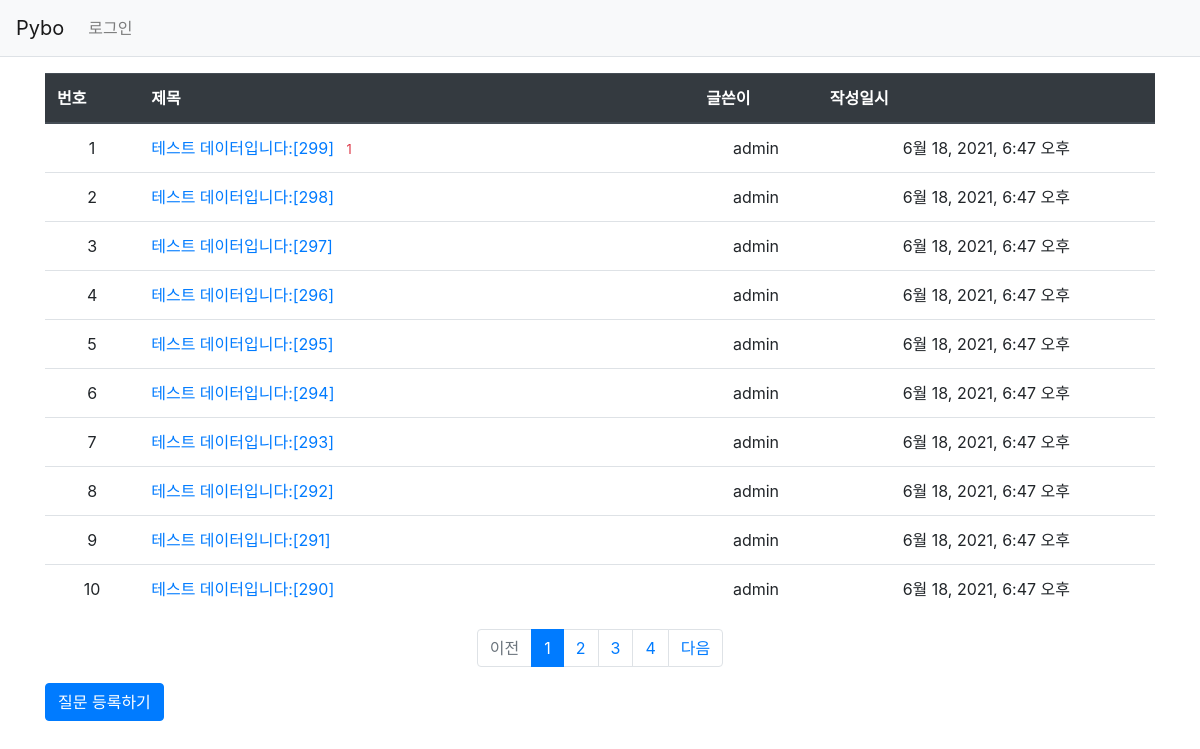
Before: / with the older database file.
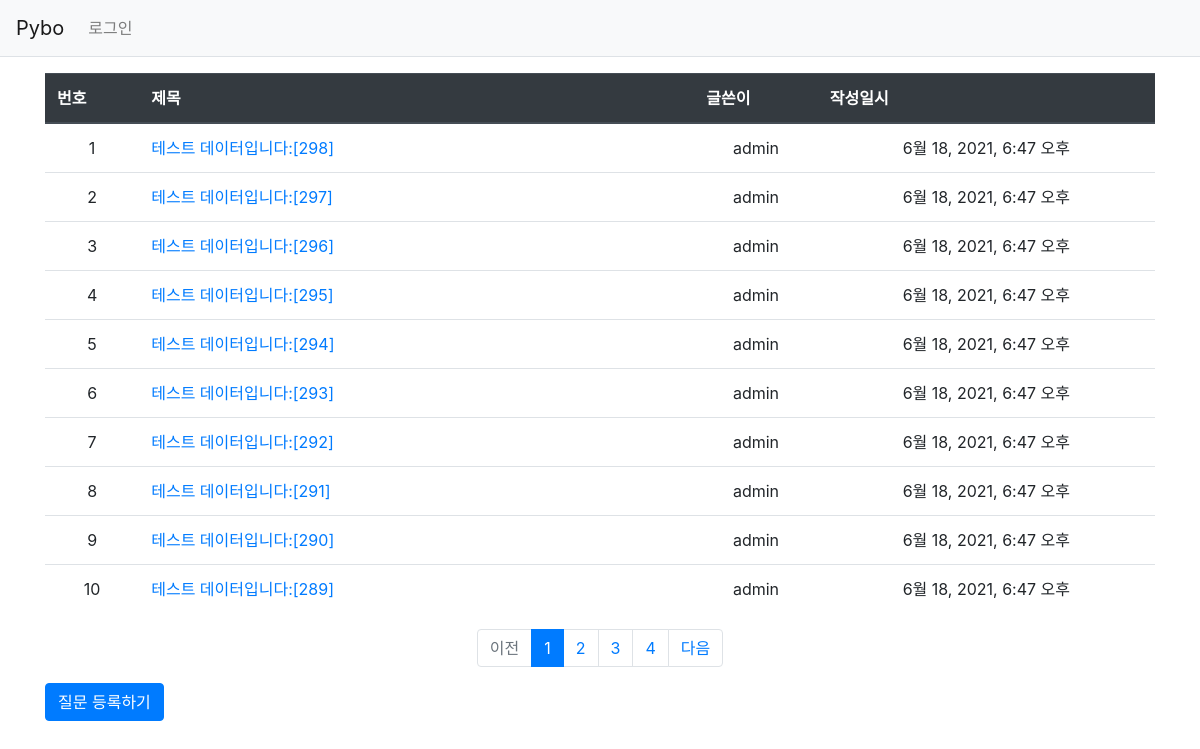
After: the same page with the newer database file.
### pybo/models.py (models this page shows, shortened)
class Question(models.Model):
    author = models.ForeignKey(User, on_delete=models.CASCADE)
    subject = models.CharField(max_length = 200)
    modify_date = models.DateTimeField(null=True, blank=True)
    content = models.TextField()
    create_date = models.DateTimeField()

### pybo/views.py (the view)
# urls.py: path('', views.index, name='index'),
def index(request):
    page = request.GET.get('page', '1')
    question_list = Question.objects.order_by('-create_date')
    paginator = Paginator(question_list, 10)
    page_obj = paginator.get_page(page)
    context = {'question_list': page_obj}
    return render(request, 'pybo/question_list.html', context)

### templates/pybo/question_list.html
{% extends 'base.html' %}
{% block content %}
<div class="container my-3">
    <table class="table">
        <thead>
        <tr class="thead-dark">
            <th>번호</th>
            <th style="width:50%">제목</th>
            <th>글쓴이</th>
            <th>작성일시</th>
        </tr>
        </thead>
        <tbody>
        {% if question_list %}
        {% for question in question_list %}
        <tr class="text-center">
            <td>{{forloop.counter}}</td>
            <td class="text-left">
                <a href="{% url 'pybo:detail' question.id %}">
                    {{question.subject}}
                    {% if question.answer_set.count > 0 %}
                    <span class="text-danger small ml-2">
                        {{ question.answer_set.count }}
                    </span>
                    {% endif %}
                </a>
            </td>
            <td>{{question.author.username}}</td>
            <td>{{question.create_date}}</td>
        </tr>
        {% endfor %}
        {% else %}
        <tr>
            <td colspan="3">질문이 없습니다.</td>
        </tr>
        {% endif %}
        </tbody>
    </table>
    <ul class="pagination justify-content-center">
        {% if question_list.has_previous %}
        <li class="page-item">
            <a class="page-link" href="?page={{question_list.previous_page_number}}">이전</a>
        </li>
        {% else %}
        <li class="page-item disabled">
            <a class="page-link" tabindex="-1" aria-disabled="true" href="#">이전</a>
        </li>
        {% endif %}
        {% for page_number in question_list.paginator.page_range %}
        {% if page_number >= question_list.number|add:-3 and page_number <= question_list.number|add:3 %}
            {% if page_number == question_list.number %}
            <li class="page-item active" aria-current="page">
                <a class="page-link" href="?page={{ page_number }}">
                    {{ page_number }}
                </a>
            </li>
            {% else %}
            <li class="page-item">
                <a class="page-link" href="?page={{page_number}}">
                    {{ page_number }}
                </a>
            </li>
            {% endif %}
        {% endif %}
        {% endfor %}
        {% if question_list.has_next %}
        <li class="page-item">
            <a class="page-link" href="?page={{ question_list.next_page_number }}">다음</a>
        </li>
        {% else %}
        <li class="page-item disabled">
            <a class="page-link" tabindex="-1" aria-disabled="true" href="#">다음</a>
        </li>
        {% endif %}
    </ul>
    <a href="{% url 'pybo:question_create' %}" class="btn btn-primary">질문 등록하기</a>
</div>
{% endblock %}

### templates/base.html (shortened to what this page needs)
{% load static %}
<!doctype html>
<html lang="ko">
<head>
    <link rel="stylesheet" type="text/css" href="{% static 'bootstrap.min.css' %}">
    <link rel="stylesheet" type="text/css" href="{% static 'style.css' %}">
</head>
<body>
    {% include "navbar.html" %}
    {% block content %}
    {% endblock %}
</body>
</html>

### templates/navbar.html (shortened to what this page needs)
<nav class="navbar navbar-expand-lg navbar-light bg-light border-bottom">
    <a class="navbar-brand" href="{%url 'pybo:index' %}">Pybo</a>
    <div class="collapse navbar-collapse flex-grow-0" id="navbarNav">
        <ul class="navbar-nav">
            <li class="nav-item">
                {% if user.is_authenticated %}
                <a class="nav-link" href="{% url 'common:logout' %}">
                    {{ user.username }} (로그아웃)
                </a>
                {% else %}
                <a class="nav-link" href="{% url 'common:login' %}">로그인</a>
                {% endif %}
            </li>
        </ul>
    </div>
</nav>

Changed rows visible on the page:
removed Question: subject "테스트 데이터입니다:[299]", answer_set.count "1", author.username "admin", create_date "6월 18, 2021, 6:47 오후"
now on this page (row unchanged): Question: subject "테스트 데이터입니다:[289]", author.username "admin", create_date "6월 18, 2021, 6:47 오후"
